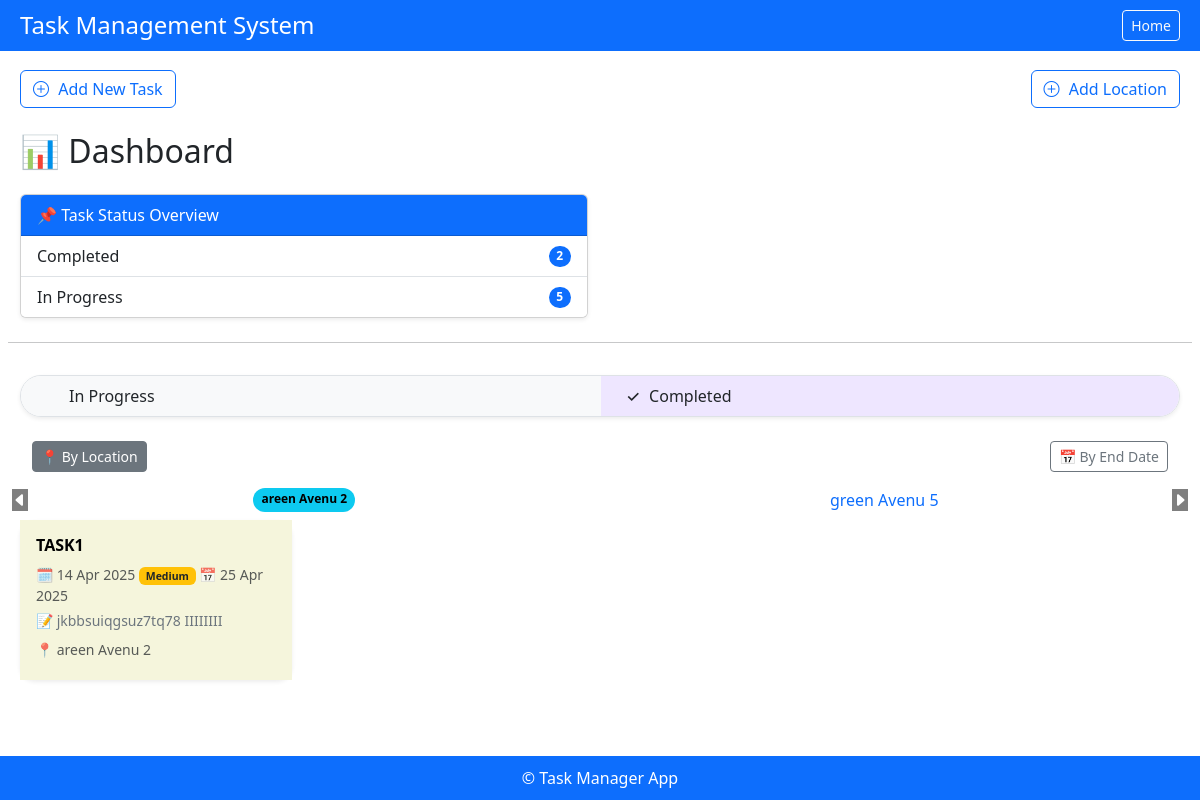
/dashboard/?status=completed&sort=location&loc_id=1 (signed in), run on the app's committed database.
### emp_app/models.py (models this page shows, shortened)
class Locations(models.Model):
    location_name = models.CharField(max_length=255)
    created_at = models.DateTimeField(auto_now_add=True, null=True, blank=True)
    updated_at = models.DateTimeField(auto_now_add=True, null=True, blank=True)
    history = HistoricalRecords()
    def __str__(self):
        return self.location_name

class Task(models.Model):
    PRIORITY_CHOICES = [
        ('low', 'Low'),
        ('medium', 'Medium'),
        ('high', 'High'),
    ]
    STATUS = [
        ('in progress', 'IN PROGRESS'),
        ('completed', 'COMPLETED'),
    ]
    task_name = models.CharField(max_length=255, null=True, blank=True)
    location = models.ForeignKey(Locations, on_delete=models.CASCADE, null=True, blank=True)
    description = models.TextField(null=True, blank=True)
    start_date = models.DateField(default=timezone.now)
    end_date = models.DateField(null=True, blank=True)
    status = models.CharField(max_length=20, choices=STATUS, default='in progress')
    created_at = models.DateField(default=timezone.now)
    priority = models.CharField(
        max_length=10, choices=PRIORITY_CHOICES, default='Medium')
    history = HistoricalRecords()

### emp_app/views.py (the view, shortened to what this page needs)
# urls.py: path('dashboard/', views.dashboard, name='dashboard'),
@login_required(login_url='/emp-login/')
def dashboard(request):
    selected_status = request.GET.get('status', 'in progress')
    sort_by = request.GET.get('sort', 'location')
    loc_id = request.GET.get('loc_id')
    try:
        selected_loc_id = int(loc_id)
    except (TypeError, ValueError):
        selected_loc_id = None
    tasks = Task.objects.filter(status=selected_status)
    grouped_locations = None
    if loc_id:
        try:
            selected_location = Locations.objects.get(id=loc_id)
            tasks = tasks.filter(location=selected_location)
        except Locations.DoesNotExist:
            selected_location = None
    if sort_by == 'location':
        tasks = tasks.order_by('location__location_name', 'end_date')
        all_locations = Locations.objects.all()
        grouped_locations = group_locations(all_locations, 2)
    else:
        tasks = tasks.order_by('end_date')
    task_counts = Task.objects.values('status').annotate(total=Count('id'))
    print('selected_loc_id',loc_id)
    context = {
        'tasks': tasks,
        'selected_status': selected_status,
        'task_counts': task_counts,
        'form': TaskForm(),
        'location_form': LocationForm(),
        'active_sort': sort_by,
        'active_location': loc_id,
        'selected_loc_id': selected_loc_id,
    }
    if grouped_locations:
        context['locations_grouped'] = grouped_locations
    return render(request, 'dashboard.html', context)

### emp_app/views.py (called while the page is built)
def group_locations(locations, n=3):
    args = [iter(locations)] * n
    return list(zip_longest(*args))

### emp_app/templates/dashboard.html (shortened to what this page needs)
{% extends 'base.html' %}
{% block content %}
{% load widget_tweaks %}
<div>
  <div class="d-flex justify-content-between mb-4">
    <button type="button" class="btn btn-outline-primary no-hover" data-bs-toggle="modal"
    data-bs-target="#createTaskModal">
    <i class="bi bi-plus-circle mr-2 mb-1" style="margin-right: 5px; margin-bottom: 4px;"></i> Add New Task
  </button>
  <a href="{% url 'location_crud' %}">
    <button type="button" class="btn btn-outline-primary no-hover">
      <i class="bi bi-plus-circle mr-2 mb-1" style="margin-right: 5px; margin-bottom: 4px;"></i> Add Location
    </button>
  </a>
  </div>
<h2 class="mb-4 mt-4">📊 Dashboard</h2>
<div class="row">
  <div class="col-md-6 mb-4">
    <div class="card shadow-sm">
      <div class="card-header bg-primary text-white">📌 Task Status Overview</div>
      <ul class="list-group list-group-flush">
        {% for item in task_counts %}
        <li class="list-group-item d-flex justify-content-between align-items-center">
          {{ item.status|title }}
          <span class="badge bg-primary rounded-pill">{{ item.total }}</span>
        </li>
        {% endfor %}
      </ul>
    </div>
  </div>
  <hr>
  <div class="d-flex justify-content-center mt-3">
    <div class="btn-group rounded-pill border overflow-hidden shadow-sm" style="width: -webkit-fill-available;" role="group" id="statusToggle">
      <a href="?status=in progress"
        class="btn btn-light text-dark px-4 py-2 {% if selected_status == 'in progress' or not selected_status %}active{% endif %}">
         In Progress
      </a>
      <a href="?status=completed"
        class="btn btn-light text-dark px-4 py-2 {% if selected_status == 'completed' %}active{% endif %}">
        <span class="status-icon me-2">{% if selected_status == 'completed' %}&#10003;{% endif %}</span> Completed
      </a>
    </div>
  </div>
  <div class="d-flex justify-content-between px-4 mt-2">
    <a href="?status={{ selected_status }}&sort=location"
       class="btn btn-sm mt-3 btn-outline-secondary {% if active_sort == 'location' %}active btn-secondary text-white{% endif %}">
      📍 By Location
    </a>
    <a href="?status={{ selected_status }}&sort=end_date"
       class="btn btn-sm mt-3 btn-outline-secondary {% if active_sort == 'end_date' %}active btn-secondary text-white{% endif %}">
      📅 By End Date
    </a>
  </div>
   {% if active_sort == 'location' and locations_grouped %}
   <div class="mt-3">
    <div id="carouselExample" class="carousel slide" data-bs-interval="false">
       <div class="carousel-inner">
        {% for group in locations_grouped %}
        <div class="carousel-item {% if forloop.first %}active{% endif %}" data-index="{{ forloop.counter0 }}">
          <div class="d-flex justify-content-around">
            {% for loc in group %}
              {% if loc %}
                <a href="?status={{ selected_status }}&sort=location&loc_id={{ loc.id }}"
                   class="d-block px-2 text-center text-decoration-none {% if loc.id == selected_loc_id %}badge rounded-pill text-bg-info{% endif %}"
                   data-loc-id="{{ loc.id }}">
                   {{ loc.location_name|truncatechars:50 }}
                </a>
              {% endif %}
            {% endfor %}
          </div>
        </div>
      {% endfor %}
       </div>
       <button class="carousel-control-prev" type="button" data-bs-target="#carouselExample" data-bs-slide="prev" style="width: 0;">
         <span><i class="bi bi-caret-left-fill" style="background-color: #000;"></i></span>
       </button>
       <button class="carousel-control-next" type="button" data-bs-target="#carouselExample" data-bs-slide="next" style="width: 0;">
         <span><i class="bi bi-caret-right-fill" style="background-color: #000;"></i></span>
       </button>
     </div>
   </div>
   {% endif %}
  <div class="container mt-2">
    <div class="row">
      {% for task in tasks %}
      <div class="col-12 col-sm-6 col-md-4 col-lg-3 mb-4">
        <div class="card h-100 shadow-sm border-0 custom-card">
          <a href="{% url 'task_detail' task.id %}" class="card-body">
            <h5 class="card-title fw-bold text-uppercase">{{ task.task_name }}</h5>
            <p class="text-muted small mb-1">
              🗓 {{ task.start_date|date:"d M Y" }}
              {% if task.priority == 'high' %}
              <span class="badge bg-danger text-white text-capitalize">{{ task.priority }}</span>
              {% elif task.priority == 'medium' %}
              <span class="badge bg-warning text-dark text-capitalize">{{ task.priority }}</span>
              {% else %}
              <span class="badge bg-success text-white text-capitalize">{{ task.priority }}</span>
              {% endif %}
              📅 {{ task.end_date|date:"d M Y" }}
            </p>
            <p class="text-secondary small mb-0">
              📝 {{ task.description|default:"No description" }}
            </p>
            <p class="text-muted small mt-2">
              📍 {{ task.location.location_name }}
            </p>
          </a>
        </div>
      </div>
      {% empty %}
      <div class="col-12 text-center">
        <p class="text-muted">No tasks available.</p>
      </div>
      {% endfor %}
    </div>
  </div>
  {% endblock %}

### emp_app/templates/base.html (style rules this page uses)
body { min-height: 100vh; display: flex; flex-direction: column; margin: 0; padding: 0; }

### emp_app/templates/dashboard.html (style rules this page uses)
.btn-group .btn { border: none; font-weight: 500; transition: background-color 0.3s ease; display: flex; align-items: center; }
.btn-group .btn.active { background-color: #eee6ff; color: #000; }
.status-icon { width: 1rem; display: inline-block; text-align: center; }
.custom-card { border-radius: 15px; transition: transform 0.2s ease-in-out; }
.card-title { font-size: 1rem; color: #000; }
.card-body p { margin-bottom: 0.25rem; }
.card-body { background-color: beige; text-decoration: NONE; }

### data on the page
Locations: location_name "areen Avenu 2"
Locations: location_name "green Avenu 5"
Task: task_name "TASK1", start_date "14 Apr 2025", priority "Medium", end_date "25 Apr 2025", description "jkbbsuiqgsuz7tq78 IIIIIIII", location.location_name "areen Avenu 2"

### other printed values
{{ item.status|title }} "Completed" "In Progress"
{{ item.total }} "2" "5"
